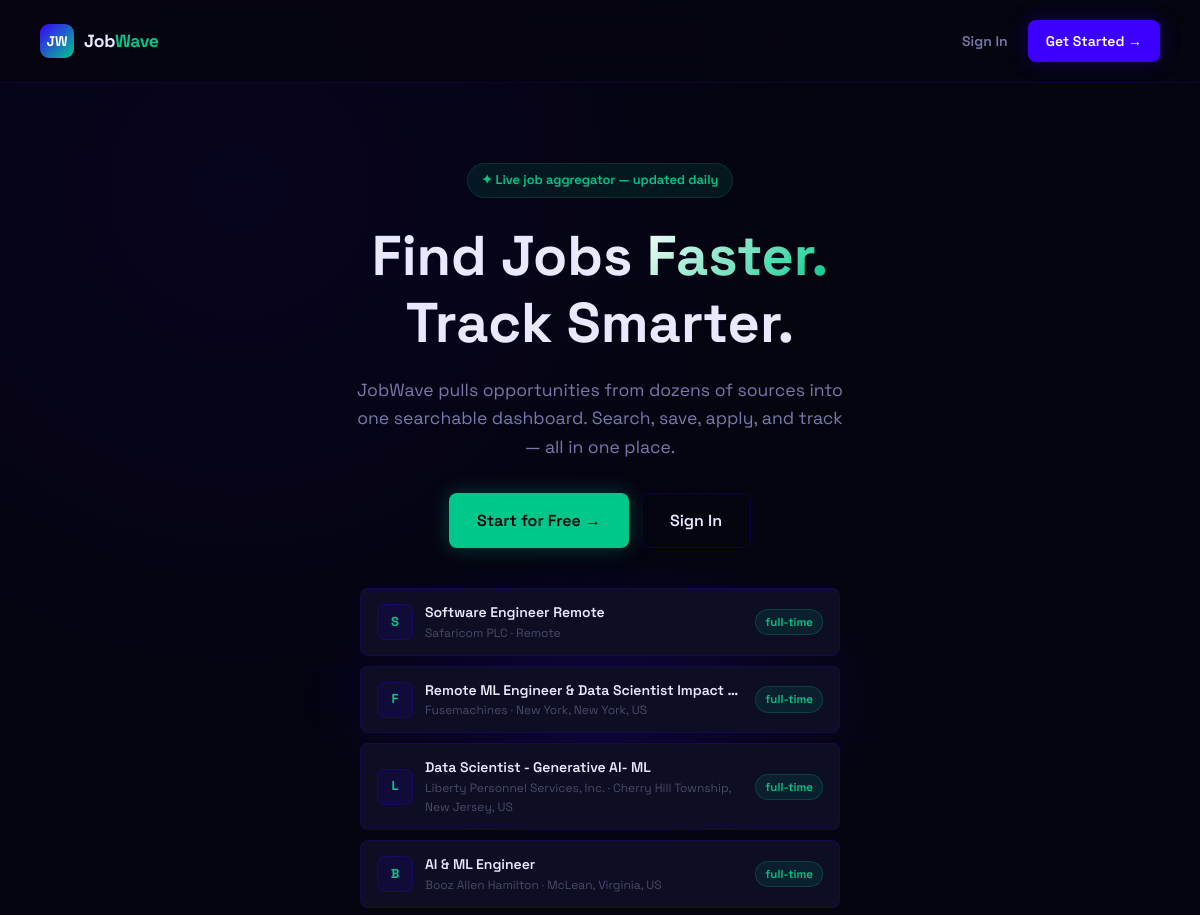
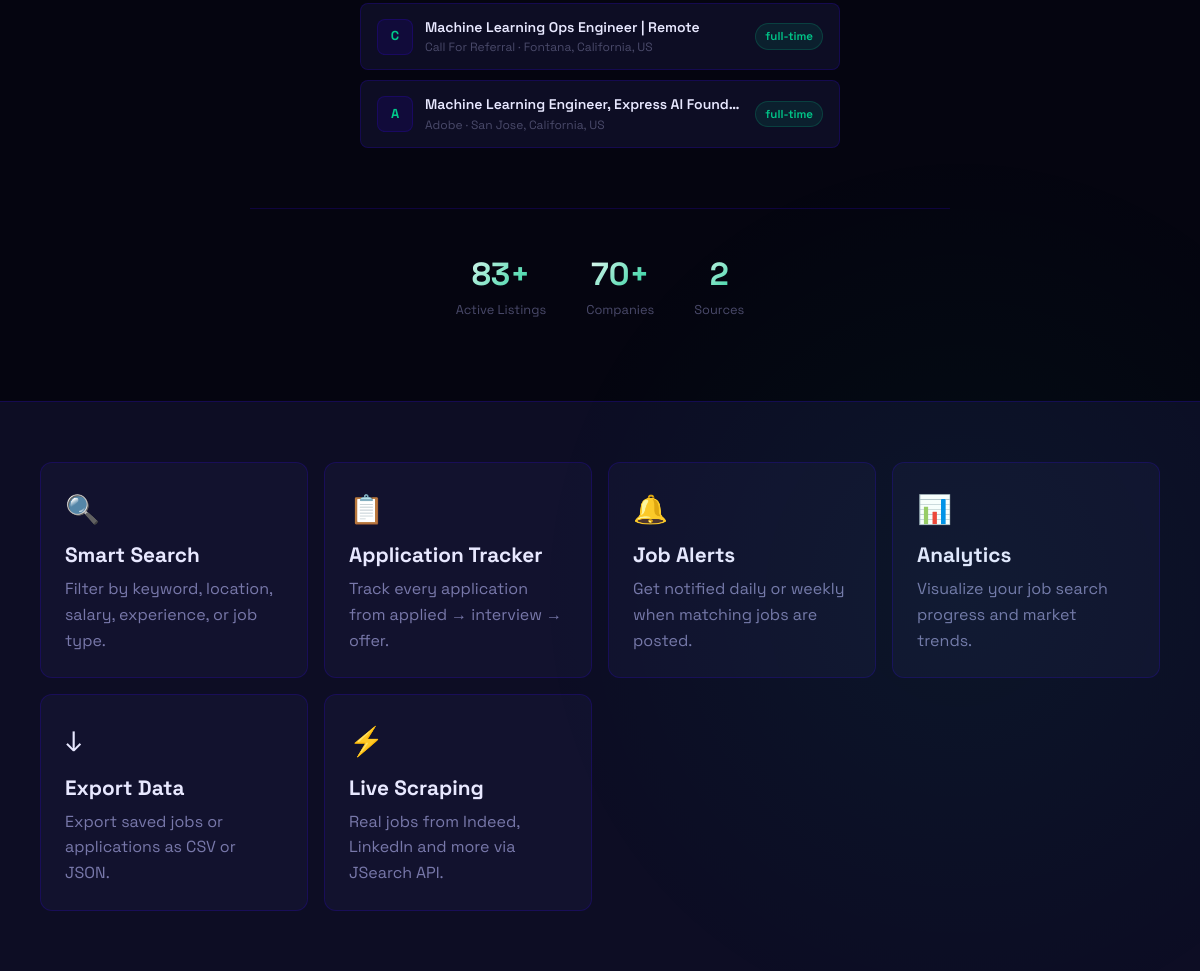
The page / on the database its author committed (2 pictures, top to bottom).
### app.py (models this page shows)
class Job(db.Model):
    id = db.Column(db.Integer, primary_key=True)
    title = db.Column(db.String(200), nullable=False)
    company = db.Column(db.String(200), nullable=False)
    location = db.Column(db.String(200))
    job_type = db.Column(db.String(50))          # full-time | part-time | remote | contract
    experience = db.Column(db.String(50))         # entry | mid | senior
    salary_min = db.Column(db.Integer)
    salary_max = db.Column(db.Integer)
    description = db.Column(db.Text)
    requirements = db.Column(db.Text)
    source = db.Column(db.String(100))
    source_url = db.Column(db.String(500))
    source_id = db.Column(db.String(200), unique=True)  # duplicate detection
    tags = db.Column(db.String(500))
    is_active = db.Column(db.Boolean, default=True)
    scraped_at = db.Column(db.DateTime, default=datetime.utcnow)
    posted_at = db.Column(db.DateTime)
    views = db.Column(db.Integer, default=0)

### app.py (the view)
@app.route('/')
def index():
    if current_user.is_authenticated:
        return redirect(url_for('dashboard'))
    stats = {
        'total_jobs': Job.query.filter_by(is_active=True).count(),
        'companies': db.session.query(Job.company).distinct().count(),
        'sources': db.session.query(Job.source).distinct().count(),
    }
    recent = Job.query.filter_by(is_active=True).order_by(Job.scraped_at.desc()).limit(6).all()
    return render_template('index.html', stats=stats, recent=recent)

### templates/index.html (shortened to what this page needs)
{% extends 'base.html' %}
{% block public_content %}
<link rel="stylesheet" href="https://cdnjs.cloudflare.com/ajax/libs/font-awesome/6.5.0/css/all.min.css">
<div class="landing">
  <nav class="landing-nav">
    <div style="display:flex;align-items:center;gap:10px;">
      <div class="logo-mark">JW</div>
      <div class="logo-text">
        Job<span>Wave</span>
      </div>
    </div>
    <div style="display:flex;gap:8px;">
      <a href="{{ url_for('login') }}" class="btn btn-ghost">
        Sign In
      </a>
      <a href="{{ url_for('register') }}" class="btn btn-primary">
        Get Started →
      </a>
    </div>
  </nav>
  <section class="hero">
    <div class="hero-content">
      <div class="hero-eyebrow">
        ✦ Live job aggregator — updated daily
      </div>
      <h1>
        Find Jobs
        <span class="gradient-text">Faster.</span>
        <br>
        Track Smarter.
      </h1>
      <p>
        JobWave pulls opportunities from dozens of sources into one searchable dashboard.
        Search, save, apply, and track — all in one place.
      </p>
      <div class="hero-actions">
        <a href="{{ url_for('register') }}" class="btn btn-mint btn-lg">
          Start for Free →
        </a>
        <a href="{{ url_for('login') }}" class="btn btn-outline btn-lg">
          Sign In
        </a>
      </div>
      <div class="hero-job-list">
        {% for job in recent %}
        <div class="hero-job-item">
          <div class="hero-job-logo">
            {{ job.company[0] }}
          </div>
          <div style="flex:1;min-width:0;">
            <div style="
              font-weight:600;
              font-size:0.875rem;
              white-space:nowrap;
              overflow:hidden;
              text-overflow:ellipsis;
            ">
              {{ job.title }}
            </div>
            <div style="
              font-size:0.75rem;
              color:var(--text-muted);
            ">
              {{ job.company }} · {{ job.location }}
            </div>
          </div>
          <span class="badge badge-mint" style="flex-shrink:0;">
            {{ job.job_type or 'full-time' }}
          </span>
        </div>
        {% endfor %}
      </div>
      <div class="hero-stats">
        <div>
          <div class="hero-stat-value gradient-text">
            {{ stats.total_jobs }}+
          </div>
          <div class="hero-stat-label">
            Active Listings
          </div>
        </div>
        <div>
          <div class="hero-stat-value gradient-text">
            {{ stats.companies }}+
          </div>
          <div class="hero-stat-label">
            Companies
          </div>
        </div>
        <div>
          <div class="hero-stat-value gradient-text">
            {{ stats.sources }}
          </div>
          <div class="hero-stat-label">
            Sources
          </div>
        </div>
      </div>
    </div>
  </section>
  <section class="feature-grid">
    <div class="feature-card">
      <div class="feature-icon">🔍</div>
      <h3>Smart Search</h3>
      <p>
        Filter by keyword, location, salary, experience, or job type.
      </p>
    </div>
    <div class="feature-card">
      <div class="feature-icon">📋</div>
      <h3>Application Tracker</h3>
      <p>
        Track every application from applied → interview → offer.
      </p>
    </div>
    <div class="feature-card">
      <div class="feature-icon">🔔</div>
      <h3>Job Alerts</h3>
      <p>
        Get notified daily or weekly when matching jobs are posted.
      </p>
    </div>
    <div class="feature-card">
      <div class="feature-icon">📊</div>
      <h3>Analytics</h3>
      <p>
        Visualize your job search progress and market trends.
      </p>
    </div>
    <div class="feature-card">
      <div class="feature-icon">↓</div>
      <h3>Export Data</h3>
      <p>
        Export saved jobs or applications as CSV or JSON.
      </p>
    </div>
    <div class="feature-card">
      <div class="feature-icon">⚡</div>
      <h3>Live Scraping</h3>
      <p>
        Real jobs from Indeed, LinkedIn and more via JSearch API.
      </p>
    </div>
  </section>
</div>
{% endblock %}

### rows shown on the page
Job: company "S", title "Software Engineer Remote", company "Safaricom PLC", location "Remote", job_type "full-time"
Job: company "F", title "Remote ML Engineer & Data Scientist Impact…", company "Fusemachines", location "New York, New York, US", job_type "full-time"
Job: company "L", title "Data Scientist - Generative AI- ML", company "Liberty Personnel Services, Inc.", location "Cherry Hill Township, New Jersey, US", job_type "full-time"
Job: company "B", title "AI & ML Engineer", company "Booz Allen Hamilton", location "McLean, Virginia, US", job_type "full-time"
Job: company "C", title "Machine Learning Ops Engineer | Remote", company "Call For Referral", location "Fontana, California, US", job_type "full-time"
Job: company "A", title "Machine Learning Engineer, Express AI Found…", company "Adobe", location "San Jose, California, US", job_type "full-time"

### other values the page prints
{{ stats.total_jobs }} "83"
{{ stats.companies }} "70"
{{ stats.sources }} "2"
